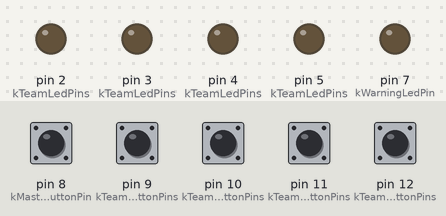
The program below on a simulated Arduino Uno, built with avr-gcc and run on an emulated ATmega328P. Shown: output pins drawn as LEDs (lit = HIGH). Dashed ring = blinking. The test bench sets the inputs (shaded band); at power-on: pin 8 (kMasterButtonPin), pin 9 (kTeamButtonPins), pin 10 (kTeamButtonPins), pin 11 (kTeamButtonPins), pin 12 (kTeamButtonPins) LOW.

Above: at 1.2 s.
1.3 s: pin 9 (kTeamButtonPins) pulled HIGH for 0.15 s
At 1.46 s:
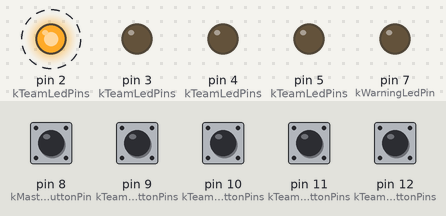
4.4 s: pin 10 (kTeamButtonPins) pulled HIGH for 0.15 s
At 4.56 s:
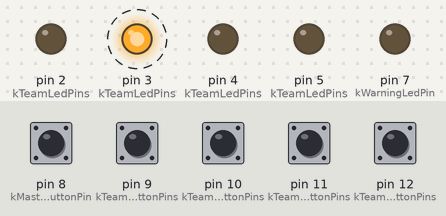
7.5 s: pin 11 (kTeamButtonPins) pulled HIGH for 0.15 s
At 7.66 s:
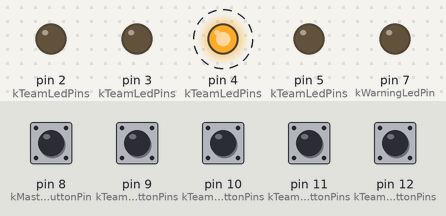
10.6 s: pin 12 (kTeamButtonPins) pulled HIGH for 0.15 s
At 10.76 s:
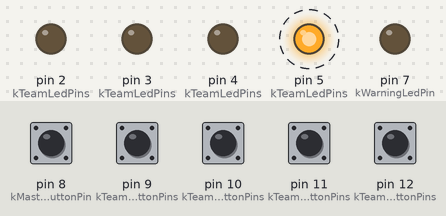
13.7 s: pin 12 (kTeamButtonPins) pulled HIGH for 1 s
At 16.5 s:
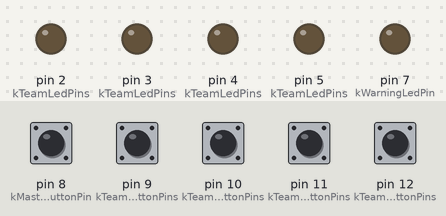
16.8 s: pin 9 (kTeamButtonPins) pulled HIGH for 1 s
At 16.96 s:
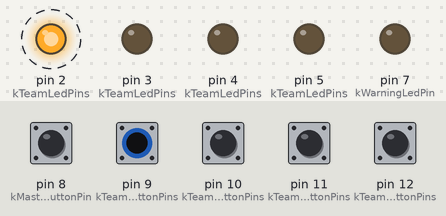
Timing chart, 0 to 20.0 s (numbered marks = the images above; inputs shaded):
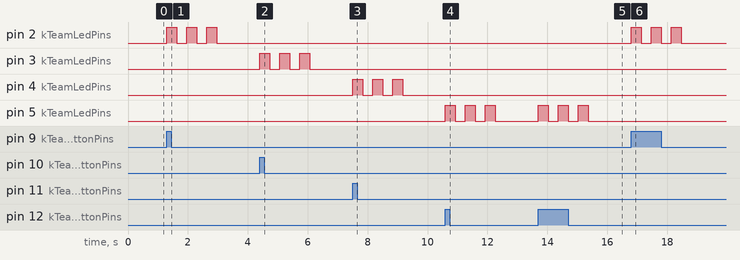

The program:

main.cpp
```cpp
#include <Arduino.h>

#include "GameController.h"

namespace {

constexpr uint8_t kMasterButtonPin = 8;
constexpr uint8_t kWarningLedPin = 7;
constexpr uint8_t kTeamButtonPins[game::kTeamCount] = {9, 10, 11, 12};
constexpr uint8_t kTeamLedPins[game::kTeamCount] = {2, 3, 4, 5};

game::GameController controller;

void applyOutputs(const game::GameOutputs &outputs) {
  digitalWrite(kWarningLedPin, outputs.warningLedOn ? HIGH : LOW);

  for (size_t i = 0; i < game::kTeamCount; ++i) {
    digitalWrite(kTeamLedPins[i], outputs.teamLeds[i] ? HIGH : LOW);
  }
}

}  // namespace

void setup() {
  for (size_t i = 0; i < game::kTeamCount; ++i) {
    pinMode(kTeamLedPins[i], OUTPUT);
    pinMode(kTeamButtonPins[i], INPUT);
  }

  pinMode(kMasterButtonPin, INPUT);
  pinMode(kWarningLedPin, OUTPUT);

  controller.reset();
  applyOutputs(controller.outputs());
}

void loop() {
  game::GameInputs inputs = {};
  inputs.masterPressed = digitalRead(kMasterButtonPin) == HIGH;
  inputs.nowMs = millis();

  for (size_t i = 0; i < game::kTeamCount; ++i) {
    inputs.teamPressed[i] = digitalRead(kTeamButtonPins[i]) == HIGH;
  }

  controller.process(inputs);
  applyOutputs(controller.outputs());
}
```

Measured:
- after the input at 1.3 s, pin 2 (kTeamLedPins): alternates HIGH for 0.33 s and LOW for 0.33 s, 6 changes in all, then stays LOW, starting at once
- after the input at 4.4 s, pin 3 (kTeamLedPins): alternates HIGH for 0.33 s and LOW for 0.33 s, 6 changes in all, then stays LOW, starting at once
- after the input at 7.5 s, pin 4 (kTeamLedPins): alternates HIGH for 0.33 s and LOW for 0.33 s, 6 changes in all, then stays LOW, starting at once
- after the input at 10.6 s, pin 5 (kTeamLedPins): alternates HIGH for 0.33 s and LOW for 0.33 s, 6 changes in all, then stays LOW, starting at once
- after the input at 13.7 s, pin 5 (kTeamLedPins): alternates HIGH for 0.33 s and LOW for 0.33 s, 6 changes in all, then stays LOW, starting at once
- after the input at 16.8 s, pin 2 (kTeamLedPins): alternates HIGH for 0.33 s and LOW for 0.33 s, 6 changes in all, then stays LOW, starting at once
